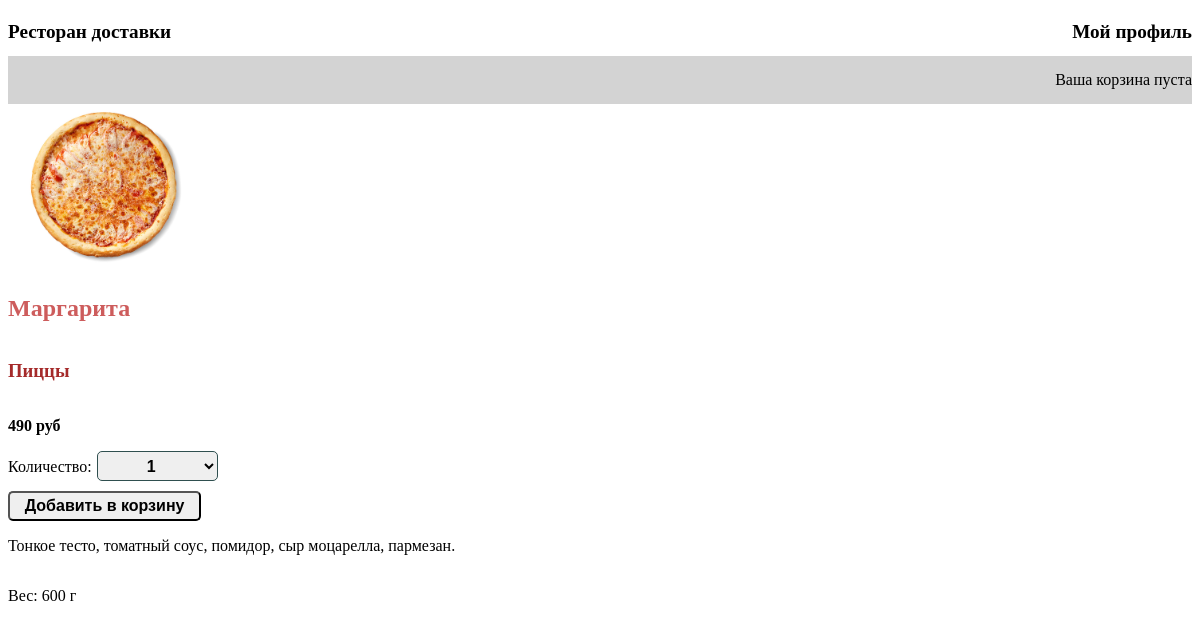
Page /5/margarita/ on the committed database.
### store/models.py (models this page shows, shortened)
class Product(models.Model):
    category = models.ForeignKey(Category, on_delete=models.SET_NULL, null=True, verbose_name='Категория')
    name = models.CharField(max_length=200, verbose_name='Название')
    slug = models.SlugField(max_length=200)
    image = models.CharField(max_length=100, blank=True, null=True, verbose_name='Картинка')
    description = models.TextField(null=True, blank=True, verbose_name='Описание')
    price = models.DecimalField(max_digits=10, decimal_places=0, verbose_name='Цена')
    volume = models.CharField(max_length=50, null=True, verbose_name='Объем')
    available = models.BooleanField(default=True, verbose_name='Доступность товара')
    created = models.DateTimeField(auto_now_add=True, verbose_name='Дата создания')
    updated = models.DateTimeField(auto_now=True, verbose_name='Дата обновления')
    class Meta:
        ordering = ('name',)
        index_together = (('id', 'slug'),)
        verbose_name_plural = 'Товары'

class Category(models.Model):
    name = models.CharField(max_length=200, verbose_name='Категория')
    slug = models.SlugField(max_length=200)
    class Meta:
        ordering = ('name',)
        verbose_name_plural = 'Категории'
    def __str__(self):
        return self.name
    def get_absolute_url(self):
        return reverse('product_list_by_category', args=[self.slug])

### store/views.py (the view)
# urls.py: path('<int:id>/<slug:slug>/', views.product_detail,
def product_detail(request, id, slug):
    product = get_object_or_404(Product, id=id, slug=slug, available=True)
    cart_product_form = CartAddProductForm()
    data = {'product': product, 'cart_product_form': cart_product_form}
    return render(request, 'store/product_detail.html', data)

### store/forms.py
class CartAddProductForm(forms.Form):
    quantity = forms.TypedChoiceField(label='Количество:',choices=PRODUCT_QUANTITY_CHOICES, coerce=int)
    update = forms.BooleanField(required=False, initial=False, widget=forms.HiddenInput)

### store/cart.py (called while the page is built)
    def __len__(self):
        return sum(item['quantity'] for item in self.cart.values())

### store/context_processors.py (called while the page is built)
def cart(request):
    return {'cart': Cart(request)}

### templates/store/product_detail.html (shortened to what this page needs)
{% extends "index.html" %}
{% load static %}
{% block content %}
    <div class="product-detail">
        <img src="{% if product.image %}{% static product.image %}{% else %}
        {% static "img/no_image.png" %}{% endif %}">
        <h2>{{ product.name }}</h2>
        <h3><a href="{{ product.category.get_absolute_url }}">
            {{ product.category }}</a></h3>
        <p class="price">{{ product.price }} руб</p>
        <form class="form_sel" action="{% url "cart_add" product.id %}" method="post">
            <table>
                <tr>{{ cart_product_form.quantity.label_tag }}</tr>
                <tr>{{ cart_product_form.quantity }}</tr>
            </table>
            <input class="to_cart" type="submit" value="Добавить в корзину">
        </form>
        {{ product.description|linebreaks }}
        <p>Вес: {{ product.volume }} г</p>
    </div>
{% endblock %}

### store/static/css/base.css (style rules this page uses)
body { font-family: Tahoma; }

### store/static/css/product-detail.css (style rules this page uses)
.product-detail { display: flex; flex-direction: column; }
.product-detail h2 { color: indianred; }
.product-detail h3 a { color: brown; text-decoration: none; }
.product-detail img { width: 40%; }
.price { font-weight: bolder; }
.to_cart { height: 30px; width: 40%; border-radius:5px; }
.form_sel select { width: 25%; height: 30px; text-align: center; margin-left: 5px; }

### store/static/css/order.css (style rules this page uses)
.order_form input,select { border-radius: 5px; border: 1px solid darkslategray; margin-bottom: 10px; width: 60%; height:25px; }
.order_form label,input,select { font-weight: bolder; font-size: 1em; }

### rows in the picture
Product: image (picture), name "Маргарита", category "Пиццы", price "490", description "Тонкое тесто, томатный соус, помидор, сыр моцарелла, пармезан.", volume "600"

### other values in the picture
{{ cart_product_form.quantity.label_tag }} "Количество:"
